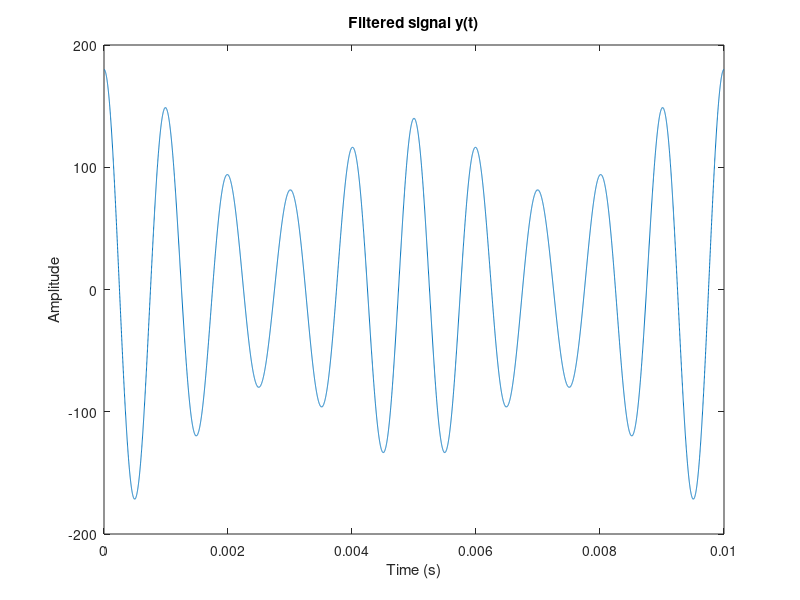

This chart was generated by the following MATLAB code: (Note: this script raises an error after producing the figure.)
Ts = 1/10000;
t = linspace(0,0.01,10000); %range in time domain 

mt=5*cos(200*pi*t)+10*cos(400*pi*t); % defining message signal

ct=2*cos(2000*pi*t); % defining carrier signal

xt=mt+ct; %defining modulated signal

zt=60*xt+xt.^2; %defining output signal of non-linear device

%plot(t,zt); %plotting each function plot(t,mt);plot(t,xt)
%xlabel('time (s)')
%ylabel('Amplitude of z(t)')
%title('Plot of the non-linear device signal')
 
%//////////////////// B ////////////////
mf = fft(mt);
xf = fft(xt);
zf = fft(zt);

fs = 1/Ts;

N = length(t);

fshift = (-N/2:N/2-1)*(1/(t(2)-t(1)))/N;

%ff1shift = fftshift(mf);
%ff2shift = fftshift(xf);
ff3shift = fftshift(zf);

%stem(fshift,abs(ff1shift))
%stem(fshift,abs(ff2shift))
%stem(fshift,abs(ff3shift))

%xlabel('Frequency (Hz)')
%ylabel('Magnitude')
%title('Plot of the Z(f)')
%xlim([-1000,1000]);

%//////////////////// C ////////////////

center_frequency = 1000; % Center frequency in Hz
bandwidth = 401; % Bandwidth in Hz

% Find indices corresponding to the bandpass filter
lower_cutoff = center_frequency - bandwidth/2;
upper_cutoff = center_frequency + bandwidth/2;

% Apply bandpass filter
ff3shift_filtered = zeros(size(ff3shift));
ff3shift_filtered(abs(fshift) >= lower_cutoff & abs(fshift) <= upper_cutoff) = ff3shift(abs(fshift) >= lower_cutoff & abs(fshift) <= upper_cutoff);


% Inverse Fourier transform to obtain time-domain signal y(t)
yt = ifft(ifftshift(ff3shift_filtered));

% Plot the time-domain signal
plot(t, yt);
xlabel('Time (s)');
ylabel('Amplitude');
title('Filtered signal y(t)');


% Envelope detection
env = envelope(yt);
mtt = fft(env);


ff4shift = fftshift(mtt);
stem(fshift,abs(ff4shift))
xlabel('Frequency (Hz)')
ylabel('Magnitude')
title('Plot of the demodulated signal m(f)')
xlim([-1000,1000]);

% Plot the envelope in the time domain
%plot(t,env);
%hold on
%xlabel('Time (s)');
%plot(t,yt);
%hold off
%ylabel('Amplitude');
%title('demodulated signal m(𝑡)');









